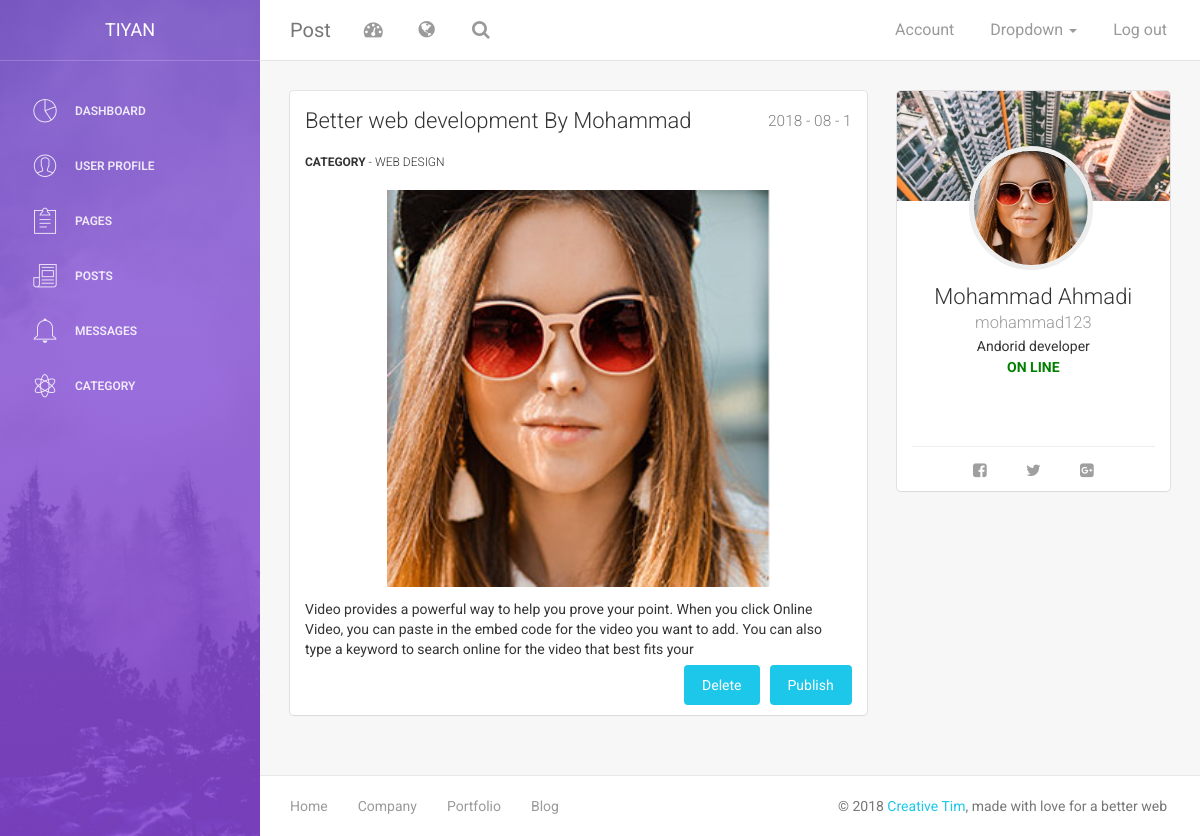
/showpost.php?p=19, run on the app's committed database.
### tables this page shows
CREATE TABLE IF NOT EXISTS `posts` (
  `post_id` int(11) NOT NULL AUTO_INCREMENT,
  `title` varchar(250) DEFAULT NULL,
  `content` varchar(255) DEFAULT NULL,
  `image` varchar(150) DEFAULT NULL,
  `category` int(11) DEFAULT NULL,
  `user_id` int(11) DEFAULT NULL,
  `publish_date` varchar(64) DEFAULT NULL,
  `pStatus` tinyint(1) DEFAULT NULL,
  PRIMARY KEY (`post_id`),
  KEY `user_id` (`user_id`),
  KEY `category` (`category`)
);

CREATE TABLE IF NOT EXISTS `usertable` (
  `user_id` int(11) NOT NULL AUTO_INCREMENT,
  `name` varchar(32) DEFAULT NULL,
  `last_name` varchar(32) DEFAULT NULL,
  `job_title` varchar(32) DEFAULT NULL,
  `username` varchar(40) DEFAULT NULL,
  `password` varchar(32) DEFAULT NULL,
  `re_pass` varchar(120) NOT NULL,
  `email` varchar(32) DEFAULT NULL,
  `profile_pic` varchar(40) DEFAULT NULL,
  `status` tinyint(1) DEFAULT NULL,
  `login_type` tinyint(1) DEFAULT NULL,
  PRIMARY KEY (`user_id`)
);

CREATE TABLE IF NOT EXISTS `category` (
  `cat_id` int(11) NOT NULL AUTO_INCREMENT,
  `cat_name` varchar(150) DEFAULT NULL,
  `slug` varchar(150) DEFAULT NULL,
  `status` tinyint(1) DEFAULT NULL,
  PRIMARY KEY (`cat_id`)
);

### showpost.php (the view, shortened to what this page needs)
<?php
$pid = $_GET['p'];
require_once("phpAssets/connect.php");
$query = "SELECT * FROM posts INNER JOIN usertable ON posts.user_id = usertable.user_id INNER JOIN category ON posts.category = category.cat_id WHERE post_id=$pid";
$res = mysqli_query($connect,$query);
$fetch = mysqli_fetch_assoc($res);
$firstName = $fetch['name'];
$lname = $fetch['last_name'];
$jtitle = $fetch['job_title'];
$username = $fetch['username'];
$pic = $fetch['profile_pic'];
$pTitle = $fetch['title'];
$pContent = $fetch['content'];
$pImage = $fetch['image'];
$pCat = $fetch['cat_name'];
$pDate = $fetch['publish_date'];
?>
<!doctype html>
<html lang="en">
<head>
    <link href="assets/css/bootstrap.min.css" rel="stylesheet" />
    <link href="assets/css/animate.min.css" rel="stylesheet"/>
    <link href="assets/css/light-bootstrap-dashboard.css?v=1.4.0" rel="stylesheet"/>
		<link rel="stylesheet" href="css/alertify.core.css" />
		<link rel="stylesheet" href="css/alertify.custom.css" id="toggleCSS" />
    <link href="http://maxcdn.bootstrapcdn.com/font-awesome/4.2.0/css/font-awesome.min.css" rel="stylesheet">
    <link href="assets/css/pe-icon-7-stroke.css" rel="stylesheet" />
</head>
<body>
<div class="wrapper">
	<?php $active= basename($_SERVER['PHP_SELF'],".php"); include('phpAssets/sidebar.php');?>
    <div class="main-panel">
		<?php $head ='Post'; include('phpAssets/header.php');?>
        <div class="content">
            <div class="container-fluid">
                <div class="row">
                    <div class="col-md-8">
                        <div class="card">
                            <div class="header">
                                <h4 class="title"><?php echo "$pTitle By $firstName <span class='pull-right' style='color:gray;font-size:0.7em'>$pDate</span>";  ?></h4><br/>
                                <h6 class="title"><b>Category</b> - <?php echo $pCat;?></h6>
                            </div>
                            <div class="content">
                                <form action='' method='post'>
                                    <div class="row">
                                        <div class="col-md-12">
											<center>
												<img src="<?php echo $pImage ?>" width="70%"/>
											</center>
										</div>
                                    </div>
                                    <div class="row">
                                        <div class="col-md-12">
											<?php echo $pContent;?>
                                        </div>
                                    </div>
                                    <button type="submit" name='publish' class="btn btn-info btn-fill pull-right">Publish</button>
									<button type="submit" name='delete' class="btn btn-info btn-fill pull-right" style='margin-right:10px'>Delete</button>
                                    <div class="clearfix"></div>
                                </form>
                            </div>
                        </div>
                    </div>
                    <div class="col-md-4">
                        <div class="card card-user">
                            <div class="image">
                            </div>
                            <div class="content">
                                <div class="author">
                                     <a href="#">
                                    <img class="avatar border-gray" src="<?php echo $pic;?>" alt="..."/>
                                      <h4 class="title"><?php echo $firstName ."&nbsp;". $lname;?><br />
                                         <small><?php echo $username;?></small>
                                      </h4>
                                    </a>
                                </div>
                                <p class="description text-center"><?php echo $jtitle . "<br/>" ;
									$uStatus = $fetch['status'];
									if($uStatus==0)
										echo "<span style='font-weight:bold'>OFF LINE</span>";
									else
										echo "<span style='font-weight:bold;color:green'>ON LINE</span>"; ?>
								</p>
                            </div>
                            <hr>
                            <div class="text-center">
                                <button href="#" class="btn btn-simple"><i class="fa fa-facebook-square"></i></button>
                                <button href="#" class="btn btn-simple"><i class="fa fa-twitter"></i></button>
                                <button href="#" class="btn btn-simple"><i class="fa fa-google-plus-square"></i></button>
                            </div>
                        </div>
                    </div>
                </div>
            </div>
        </div>
			<?php include('phpAssets/footer.php');?>
    </div>
</div>
</body>
</html>

### data on the page
posts: title "Better web development", user.name "Mohammad", publish_date "2018 - 08 - 1", category.cat_name "WEB DESIGN", image (picture), content "Video provides a powerful way to help you prove your point. When you click Online Video, you can paste in the embed code for the video you want to add. You can also type a keyword to search online for the video that best fits your", user.profile_pic (picture), user.last_name "Ahmadi", user.username "mohammad123", user.job_title "Andorid developer"

### other printed values
$head "Post"
